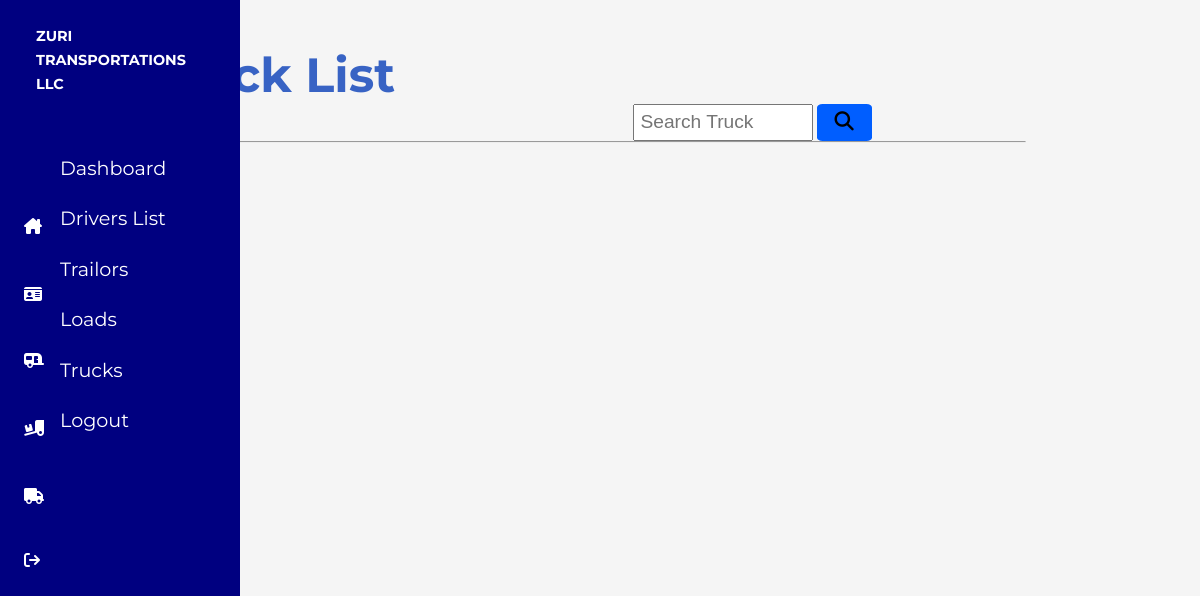
Page /trucks/ (signed in) on the earlier database version.
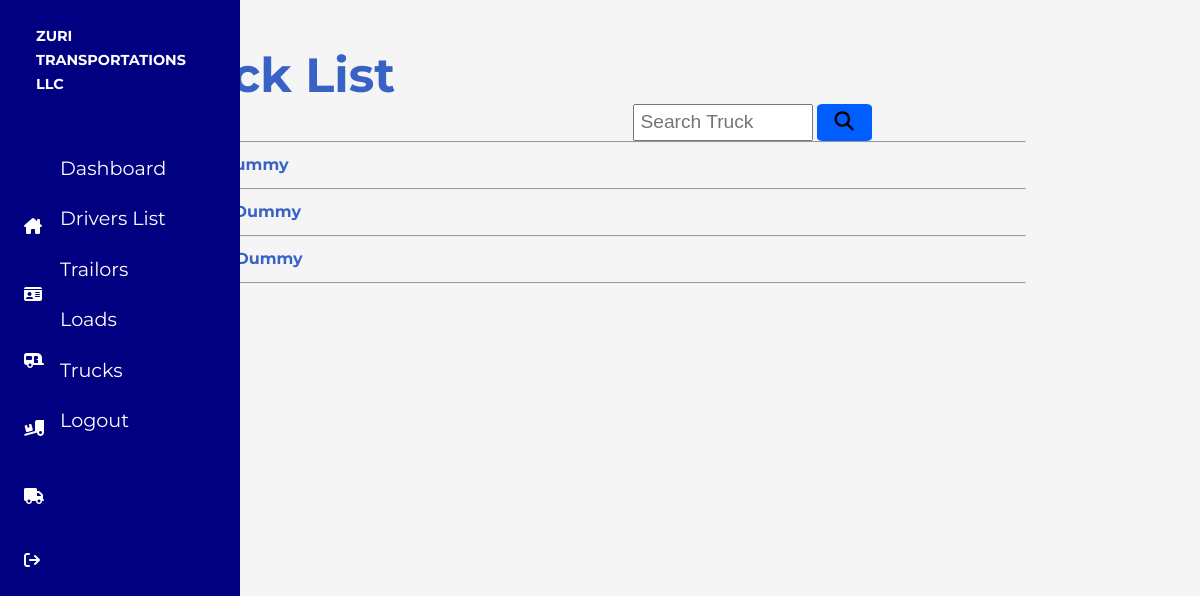
Same page on the later database version.
### trucks/models.py (models this page shows)
class Truck(models.Model):
    truck_number = models.CharField(max_length=50)
    driver_assigned_to = models.CharField(max_length=50)
    registration_current_date = models.DateField(auto_now=False, auto_now_add=False, blank=True)
    registration_expiry_date = models.DateField(auto_now=False, auto_now_add=False, blank=True)
    inspection_current_date = models.DateField(auto_now=False, auto_now_add=False, blank=True)
    inspection_expiry_date = models.DateField(auto_now=False, auto_now_add=False, blank=True)
    vin_number = models.CharField(max_length=50, default=None)

### trucks/views.py (the view)
# urls.py: path('', trucks_list, name="trucks"),
@login_required
def trucks_list(request):
    form = SearchTruckForm()
    if request.method == "POST":
        form = SearchTruckForm(request.POST)
        if form.is_valid():
            search = form.cleaned_data['search']
            if search == "":
                trucks = Truck.objects.all()
            else:
                trucks = Truck.objects.filter(truck_number__contains=search)
    else:
        form = SearchTruckForm()
        trucks = Truck.objects.all()
    return render(request, 'trucks/trucks_list.html', {'trucks':trucks, 'form': form})

### trucks/forms.py
class SearchTruckForm(forms.Form):
    search = forms.CharField(max_length=50, required=False)

### templates/trucks/trucks_list.html (shortened to what this page needs)
{% extends 'base.html' %}
{% block content %}
<form method="POST" action="" class="search-bar">
    <input type="text" name="search" maxlength="50" id="id_search" placeholder="Search Truck" class="id_search">
    <button type="submit" class="submit_search"><i class="fa-solid fa-magnifying-glass"></i></button>
</form>
<h1>Truck List</h1>
<br>
<hr>
{% for truck in trucks%}
    <a href="{% url 'truck_info' truck.id %}" class="infolink"><p>{{truck.truck_number}} | {{truck.driver_assigned_to}}</p></a>
    <hr>
{% endfor %}
{% endblock %}

Differences in the rows shown:
added Truck: driver_assigned_to "Dummy"
added Truck: driver_assigned_to "Dummy"
added Truck: driver_assigned_to "Dummy"
